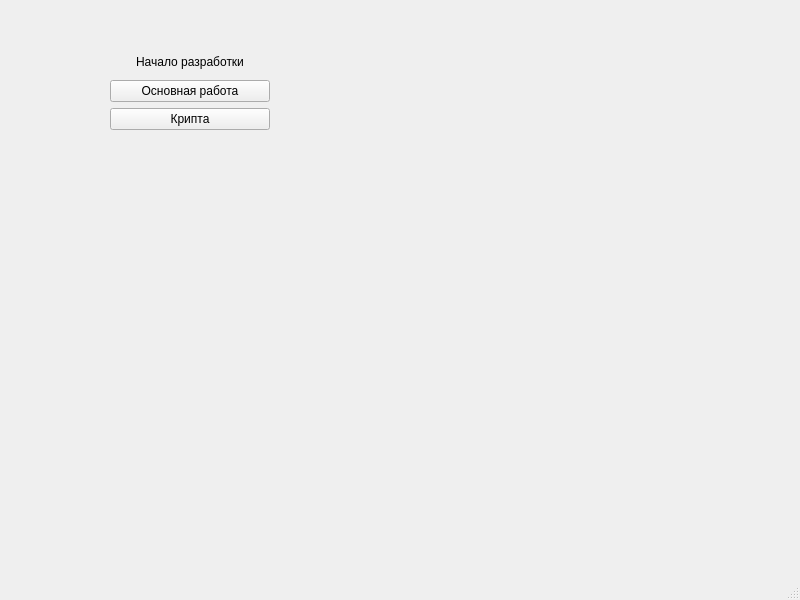
<?xml version="1.0" encoding="UTF-8"?>
<ui version="4.0">
 <class>MainWindow</class>
 <widget class="QMainWindow" name="MainWindow">
  <property name="geometry">
   <rect>
    <x>0</x>
    <y>0</y>
    <width>800</width>
    <height>600</height>
   </rect>
  </property>
  <property name="sizePolicy">
   <sizepolicy hsizetype="Minimum" vsizetype="Minimum">
    <horstretch>0</horstretch>
    <verstretch>0</verstretch>
   </sizepolicy>
  </property>
  <property name="windowTitle">
   <string>MainWindow</string>
  </property>
  <widget class="QWidget" name="centralwidget">
   <widget class="QWidget" name="verticalLayoutWidget">
    <property name="geometry">
     <rect>
      <x>110</x>
      <y>50</y>
      <width>160</width>
      <height>80</height>
     </rect>
    </property>
    <layout class="QVBoxLayout" name="verticalLayout">
     <item>
      <widget class="QLabel" name="stert_label">
       <property name="text">
        <string>Начало разработки</string>
       </property>
       <property name="textFormat">
        <enum>Qt::TextFormat::PlainText</enum>
       </property>
       <property name="alignment">
        <set>Qt::AlignmentFlag::AlignCenter</set>
       </property>
      </widget>
     </item>
     <item>
      <widget class="QPushButton" name="pushButton">
       <property name="text">
        <string>Основная работа</string>
       </property>
      </widget>
     </item>
     <item>
      <widget class="QPushButton" name="pushButton_2">
       <property name="text">
        <string>Крипта</string>
       </property>
      </widget>
     </item>
    </layout>
   </widget>
  </widget>
  <widget class="QMenuBar" name="menubar">
   <property name="geometry">
    <rect>
     <x>0</x>
     <y>0</y>
     <width>800</width>
     <height>22</height>
    </rect>
   </property>
  </widget>
  <widget class="QStatusBar" name="statusbar"/>
 </widget>
 <resources/>
 <connections/>
</ui>
